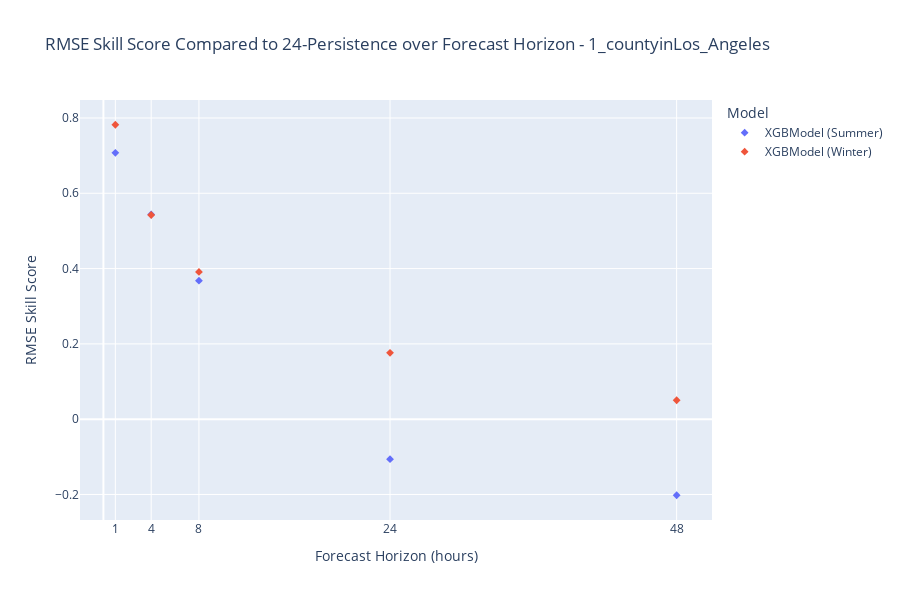

The cell this chart's notebook holds for it:
### Markdown cell above
## Results Exploration (Interactive Plots)

[![](https://raw.githubusercontent.com/wandb/assets/main/wandb-github-badge-gradient.svg)](https://wandb.ai/wattcast/WattCast)

### Code cell
for name, df in dfs_sorted.items():

    # Define colors and shapes based on the season and model
    season2color = {'Summer': 'orange', 'Winter': 'blue'}
    color2season = {v: k for k, v in season2color.items()}
    model2shape = {
        'RandomForest': 'circle',
        'LightGBMModel': 'square',
        'XGBModel': 'diamond',
        'BlockRNNModel': 'cross',
        'NBEATSModel': 'triangle-up',
        'LinearRegressionModel': 'star'
    }
    shape2model = {v: k for k, v in model2shape.items()}




    # Map the colors and shapes to the DataFrame
    df['color'] = df['season'].map(season2color)
    df['shape'] = df['model'].map(model2shape)

    # Create the scatter plot
    fig = px.scatter(
        df,
        x='horizon_in_hours',
        y='rmse_skill_score',
        color='color',
        symbol='shape',
        #symbol_sequence= list(model2shape.values()),
        hover_data=['model'],
        title=f'RMSE Skill Score Compared to 24-Persistence over Forecast Horizon - {name}',
        labels={'rmse_skill_score': 'RMSE Skill Score', 'horizon_in_hours': 'Forecast Horizon (hours)'}

            
    )

    # set the x ticks and rename the legend
    fig.update_layout(
        xaxis=dict(
            tickmode='array',
            tickvals=[1, 4, 8, 24, 48],
        ),
        legend_title_text='Model',
    )

    for i in range(len(fig.data)):
        current_name = fig.data[i]['name']
        color, shape = current_name.split(', ')
        fig.data[i]['name'] = f'{shape2model[shape]} ({color2season[color]})'
        fig.data[i]['legendgroup'] = f'{shape2model[shape]}'

    # Update the figure size
    fig.update_layout(width=900, height=600)
    
    fig.show()

### Figure 1 — Plotly figure (JSON) as saved in the notebook; plotly's stock layout.template omitted (floating-point values rounded to 4 significant figures)
{"data": [{"customdata": [["XGBModel"], ["XGBModel"], ["XGBModel"], ["XGBModel"], ["XGBModel"]], "hovertemplate": "color=orange<br>shape=diamond<br>Forecast Horizon (hours)=%{x}<br>RMSE Skill Score=%{y}<br>model=%{customdata[0]}<extra></extra>", "legendgroup": "XGBModel", "marker": {"color": "#636efa", "symbol": "diamond"}, "mode": "markers", "name": "XGBModel (Summer)", "orientation": "v", "showlegend": true, "type": "scatter", "x": [1, 4, 8, 24, 48], "xaxis": "x", "y": [0.7075, 0.5437, 0.368, -0.1062, -0.202], "yaxis": "y"}, {"customdata": [["XGBModel"], ["XGBModel"], ["XGBModel"], ["XGBModel"], ["XGBModel"]], "hovertemplate": "color=blue<br>shape=diamond<br>Forecast Horizon (hours)=%{x}<br>RMSE Skill Score=%{y}<br>model=%{customdata[0]}<extra></extra>", "legendgroup": "XGBModel", "marker": {"color": "#EF553B", "symbol": "diamond"}, "mode": "markers", "name": "XGBModel (Winter)", "orientation": "v", "showlegend": true, "type": "scatter", "x": [1, 4, 8, 24, 48], "xaxis": "x", "y": [0.782, 0.5423, 0.3912, 0.1764, 0.05033], "yaxis": "y"}], "layout": {"height": 600, "legend": {"title": {"text": "Model"}, "tracegroupgap": 0}, "title": {"text": "RMSE Skill Score Compared to 24-Persistence over Forecast Horizon - 1_countyinLos_Angeles"}, "width": 900, "xaxis": {"anchor": "y", "domain": [0, 1], "tickmode": "array", "tickvals": [1, 4, 8, 24, 48], "title": {"text": "Forecast Horizon (hours)"}}, "yaxis": {"anchor": "x", "domain": [0, 1], "title": {"text": "RMSE Skill Score"}}}}
